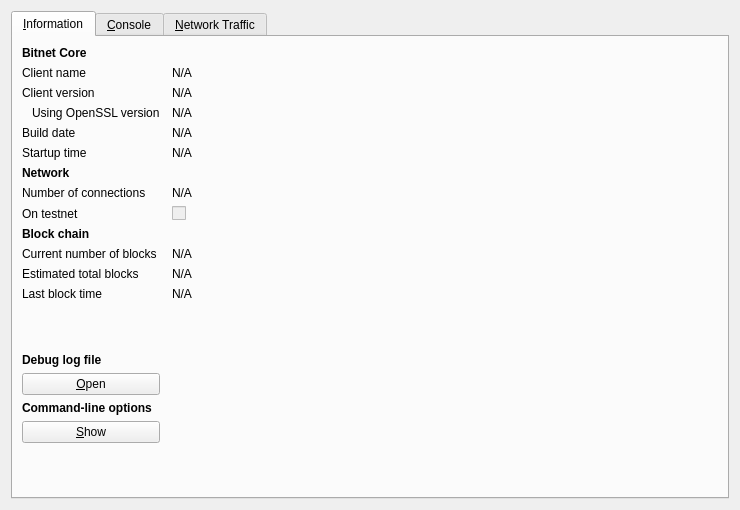
<?xml version="1.0" encoding="UTF-8"?>
<ui version="4.0">
 <class>RPCConsole</class>
 <widget class="QDialog" name="RPCConsole">
  <property name="geometry">
   <rect>
    <x>0</x>
    <y>0</y>
    <width>740</width>
    <height>510</height>
   </rect>
  </property>
  <property name="windowTitle">
   <string>Bitnet - Debug window</string>
  </property>
  <layout class="QVBoxLayout" name="verticalLayout_2">
   <item>
    <widget class="QTabWidget" name="tabWidget">
     <property name="currentIndex">
      <number>0</number>
     </property>
     <widget class="QWidget" name="tab_info">
      <attribute name="title">
       <string>&amp;Information</string>
      </attribute>
      <layout class="QGridLayout" name="gridLayout" columnstretch="0,1">
       <property name="horizontalSpacing">
        <number>12</number>
       </property>
       <item row="0" column="0">
        <widget class="QLabel" name="label_9">
         <property name="font">
          <font>
           <weight>75</weight>
           <bold>true</bold>
          </font>
         </property>
         <property name="text">
          <string>Bitnet Core</string>
         </property>
        </widget>
       </item>
       <item row="1" column="0">
        <widget class="QLabel" name="label_5">
         <property name="text">
          <string>Client name</string>
         </property>
        </widget>
       </item>
       <item row="1" column="1">
        <widget class="QLabel" name="clientName">
         <property name="cursor">
          <cursorShape>IBeamCursor</cursorShape>
         </property>
         <property name="text">
          <string>N/A</string>
         </property>
         <property name="textFormat">
          <enum>Qt::PlainText</enum>
         </property>
         <property name="textInteractionFlags">
          <set>Qt::LinksAccessibleByMouse|Qt::TextSelectableByKeyboard|Qt::TextSelectableByMouse</set>
         </property>
        </widget>
       </item>
       <item row="2" column="0">
        <widget class="QLabel" name="label_6">
         <property name="text">
          <string>Client version</string>
         </property>
        </widget>
       </item>
       <item row="2" column="1">
        <widget class="QLabel" name="clientVersion">
         <property name="cursor">
          <cursorShape>IBeamCursor</cursorShape>
         </property>
         <property name="text">
          <string>N/A</string>
         </property>
         <property name="textFormat">
          <enum>Qt::PlainText</enum>
         </property>
         <property name="textInteractionFlags">
          <set>Qt::LinksAccessibleByMouse|Qt::TextSelectableByKeyboard|Qt::TextSelectableByMouse</set>
         </property>
        </widget>
       </item>
       <item row="3" column="0">
        <widget class="QLabel" name="label_14">
         <property name="text">
          <string>Using OpenSSL version</string>
         </property>
         <property name="indent">
          <number>10</number>
         </property>
        </widget>
       </item>
       <item row="3" column="1">
        <widget class="QLabel" name="openSSLVersion">
         <property name="cursor">
          <cursorShape>IBeamCursor</cursorShape>
         </property>
         <property name="text">
          <string>N/A</string>
         </property>
         <property name="textFormat">
          <enum>Qt::PlainText</enum>
         </property>
         <property name="textInteractionFlags">
          <set>Qt::LinksAccessibleByMouse|Qt::TextSelectableByKeyboard|Qt::TextSelectableByMouse</set>
         </property>
        </widget>
       </item>
       <item row="4" column="0">
        <widget class="QLabel" name="label_12">
         <property name="text">
          <string>Build date</string>
         </property>
        </widget>
       </item>
       <item row="4" column="1">
        <widget class="QLabel" name="buildDate">
         <property name="cursor">
          <cursorShape>IBeamCursor</cursorShape>
         </property>
         <property name="text">
          <string>N/A</string>
         </property>
         <property name="textFormat">
          <enum>Qt::PlainText</enum>
         </property>
         <property name="textInteractionFlags">
          <set>Qt::LinksAccessibleByMouse|Qt::TextSelectableByKeyboard|Qt::TextSelectableByMouse</set>
         </property>
        </widget>
       </item>
       <item row="5" column="0">
        <widget class="QLabel" name="label_13">
         <property name="text">
          <string>Startup time</string>
         </property>
        </widget>
       </item>
       <item row="5" column="1">
        <widget class="QLabel" name="startupTime">
         <property name="cursor">
          <cursorShape>IBeamCursor</cursorShape>
         </property>
         <property name="text">
          <string>N/A</string>
         </property>
         <property name="textFormat">
          <enum>Qt::PlainText</enum>
         </property>
         <property name="textInteractionFlags">
          <set>Qt::LinksAccessibleByMouse|Qt::TextSelectableByKeyboard|Qt::TextSelectableByMouse</set>
         </property>
        </widget>
       </item>
       <item row="6" column="0">
        <widget class="QLabel" name="label_11">
         <property name="font">
          <font>
           <weight>75</weight>
           <bold>true</bold>
          </font>
         </property>
         <property name="text">
          <string>Network</string>
         </property>
        </widget>
       </item>
       <item row="7" column="0">
        <widget class="QLabel" name="label_7">
         <property name="text">
          <string>Number of connections</string>
         </property>
        </widget>
       </item>
       <item row="7" column="1">
        <widget class="QLabel" name="numberOfConnections">
         <property name="cursor">
          <cursorShape>IBeamCursor</cursorShape>
         </property>
         <property name="text">
          <string>N/A</string>
         </property>
         <property name="textFormat">
          <enum>Qt::PlainText</enum>
         </property>
         <property name="textInteractionFlags">
          <set>Qt::LinksAccessibleByMouse|Qt::TextSelectableByKeyboard|Qt::TextSelectableByMouse</set>
         </property>
        </widget>
       </item>
       <item row="8" column="0">
        <widget class="QLabel" name="label_8">
         <property name="text">
          <string>On testnet</string>
         </property>
        </widget>
       </item>
       <item row="8" column="1">
        <widget class="QCheckBox" name="isTestNet">
         <property name="enabled">
          <bool>false</bool>
         </property>
         <property name="text">
          <string/>
         </property>
        </widget>
       </item>
       <item row="9" column="0">
        <widget class="QLabel" name="label_10">
         <property name="font">
          <font>
           <weight>75</weight>
           <bold>true</bold>
          </font>
         </property>
         <property name="text">
          <string>Block chain</string>
         </property>
        </widget>
       </item>
       <item row="10" column="0">
        <widget class="QLabel" name="label_3">
         <property name="text">
          <string>Current number of blocks</string>
         </property>
        </widget>
       </item>
       <item row="10" column="1">
        <widget class="QLabel" name="numberOfBlocks">
         <property name="cursor">
          <cursorShape>IBeamCursor</cursorShape>
         </property>
         <property name="text">
          <string>N/A</string>
         </property>
         <property name="textFormat">
          <enum>Qt::PlainText</enum>
         </property>
         <property name="textInteractionFlags">
          <set>Qt::LinksAccessibleByMouse|Qt::TextSelectableByKeyboard|Qt::TextSelectableByMouse</set>
         </property>
        </widget>
       </item>
       <item row="11" column="0">
        <widget class="QLabel" name="label_4">
         <property name="text">
          <string>Estimated total blocks</string>
         </property>
        </widget>
       </item>
       <item row="11" column="1">
        <widget class="QLabel" name="totalBlocks">
         <property name="cursor">
          <cursorShape>IBeamCursor</cursorShape>
         </property>
         <property name="text">
          <string>N/A</string>
         </property>
         <property name="textFormat">
          <enum>Qt::PlainText</enum>
         </property>
         <property name="textInteractionFlags">
          <set>Qt::LinksAccessibleByMouse|Qt::TextSelectableByKeyboard|Qt::TextSelectableByMouse</set>
         </property>
        </widget>
       </item>
       <item row="12" column="0">
        <widget class="QLabel" name="label_2">
         <property name="text">
          <string>Last block time</string>
         </property>
        </widget>
       </item>
       <item row="12" column="1">
        <widget class="QLabel" name="lastBlockTime">
         <property name="cursor">
          <cursorShape>IBeamCursor</cursorShape>
         </property>
         <property name="text">
          <string>N/A</string>
         </property>
         <property name="textFormat">
          <enum>Qt::PlainText</enum>
         </property>
         <property name="textInteractionFlags">
          <set>Qt::LinksAccessibleByMouse|Qt::TextSelectableByKeyboard|Qt::TextSelectableByMouse</set>
         </property>
        </widget>
       </item>
       <item row="13" column="0">
        <spacer name="verticalSpacer_2">
         <property name="orientation">
          <enum>Qt::Vertical</enum>
         </property>
         <property name="sizeHint" stdset="0">
          <size>
           <width>20</width>
           <height>20</height>
          </size>
         </property>
        </spacer>
       </item>
       <item row="14" column="0">
        <widget class="QLabel" name="labelDebugLogfile">
         <property name="font">
          <font>
           <weight>75</weight>
           <bold>true</bold>
          </font>
         </property>
         <property name="text">
          <string>Debug log file</string>
         </property>
        </widget>
       </item>
       <item row="15" column="0">
        <widget class="QPushButton" name="openDebugLogfileButton">
         <property name="toolTip">
          <string>Open the Bitnet debug log file from the current data directory. This can take a few seconds for large log files.</string>
         </property>
         <property name="text">
          <string>&amp;Open</string>
         </property>
         <property name="autoDefault">
          <bool>false</bool>
         </property>
        </widget>
       </item>
       <item row="16" column="0">
        <widget class="QLabel" name="labelCLOptions">
         <property name="font">
          <font>
           <weight>75</weight>
           <bold>true</bold>
          </font>
         </property>
         <property name="text">
          <string>Command-line options</string>
         </property>
        </widget>
       </item>
       <item row="17" column="0">
        <widget class="QPushButton" name="showCLOptionsButton">
         <property name="toolTip">
          <string>Show the Bitnet-Qt help message to get a list with possible Bitnet command-line options.</string>
         </property>
         <property name="text">
          <string>&amp;Show</string>
         </property>
         <property name="autoDefault">
          <bool>false</bool>
         </property>
        </widget>
       </item>
       <item row="18" column="0">
        <spacer name="verticalSpacer">
         <property name="orientation">
          <enum>Qt::Vertical</enum>
         </property>
         <property name="sizeHint" stdset="0">
          <size>
           <width>20</width>
           <height>40</height>
          </size>
         </property>
        </spacer>
       </item>
      </layout>
     </widget>
     <widget class="QWidget" name="tab_console">
      <attribute name="title">
       <string>&amp;Console</string>
      </attribute>
      <layout class="QVBoxLayout" name="verticalLayout_3">
       <property name="spacing">
        <number>3</number>
       </property>
       <item>
        <widget class="QTextEdit" name="messagesWidget">
         <property name="minimumSize">
          <size>
           <width>0</width>
           <height>100</height>
          </size>
         </property>
         <property name="readOnly">
          <bool>true</bool>
         </property>
         <property name="tabKeyNavigation" stdset="0">
          <bool>false</bool>
         </property>
         <property name="columnCount" stdset="0">
          <number>2</number>
         </property>
        </widget>
       </item>
       <item>
        <layout class="QHBoxLayout" name="horizontalLayout">
         <property name="spacing">
          <number>3</number>
         </property>
         <item>
          <widget class="QLabel" name="label">
           <property name="text">
            <string notr="true">&gt;</string>
           </property>
          </widget>
         </item>
         <item>
          <widget class="QLineEdit" name="lineEdit"/>
         </item>
         <item>
          <widget class="QPushButton" name="clearButton">
           <property name="maximumSize">
            <size>
             <width>24</width>
             <height>24</height>
            </size>
           </property>
           <property name="toolTip">
            <string>Clear console</string>
           </property>
           <property name="text">
            <string/>
           </property>
           <property name="icon">
            <iconset resource="../bitcoin.qrc">
             <normaloff>:/icons/remove</normaloff>:/icons/remove</iconset>
           </property>
           <property name="shortcut">
            <string notr="true">Ctrl+L</string>
           </property>
           <property name="autoDefault">
            <bool>false</bool>
           </property>
          </widget>
         </item>
        </layout>
       </item>
      </layout>
     </widget>
     <widget class="QWidget" name="tab">
      <attribute name="title">
       <string>&amp;Network Traffic</string>
      </attribute>
      <layout class="QHBoxLayout" name="horizontalLayout_3">
       <item>
        <layout class="QVBoxLayout" name="verticalLayout_4">
         <item>
          <widget class="TrafficGraphWidget" name="trafficGraph" native="true">
           <property name="sizePolicy">
            <sizepolicy hsizetype="Expanding" vsizetype="Expanding">
             <horstretch>0</horstretch>
             <verstretch>0</verstretch>
            </sizepolicy>
           </property>
          </widget>
         </item>
         <item>
          <layout class="QHBoxLayout" name="horizontalLayout_2">
           <item>
            <widget class="QSlider" name="sldGraphRange">
             <property name="minimum">
              <number>1</number>
             </property>
             <property name="maximum">
              <number>288</number>
             </property>
             <property name="pageStep">
              <number>12</number>
             </property>
             <property name="value">
              <number>6</number>
             </property>
             <property name="orientation">
              <enum>Qt::Horizontal</enum>
             </property>
            </widget>
           </item>
           <item>
            <widget class="QLabel" name="lblGraphRange">
             <property name="minimumSize">
              <size>
               <width>100</width>
               <height>0</height>
              </size>
             </property>
             <property name="alignment">
              <set>Qt::AlignCenter</set>
             </property>
            </widget>
           </item>
           <item>
            <widget class="QPushButton" name="btnClearTrafficGraph">
             <property name="text">
              <string>&amp;Clear</string>
             </property>
            </widget>
           </item>
          </layout>
         </item>
        </layout>
       </item>
       <item>
        <layout class="QVBoxLayout" name="verticalLayout">
         <item>
          <widget class="QGroupBox" name="groupBox">
           <property name="title">
            <string>Totals</string>
           </property>
           <layout class="QVBoxLayout" name="verticalLayout_5">
            <item>
             <layout class="QHBoxLayout" name="horizontalLayout_4">
              <item>
               <widget class="Line" name="line">
                <property name="sizePolicy">
                 <sizepolicy hsizetype="Fixed" vsizetype="Fixed">
                  <horstretch>0</horstretch>
                  <verstretch>0</verstretch>
                 </sizepolicy>
                </property>
                <property name="minimumSize">
                 <size>
                  <width>10</width>
                  <height>0</height>
                 </size>
                </property>
                <property name="palette">
                 <palette>
                  <active>
                   <colorrole role="Light">
                    <brush brushstyle="SolidPattern">
                     <color alpha="255">
                      <red>0</red>
                      <green>255</green>
                      <blue>0</blue>
                     </color>
                    </brush>
                   </colorrole>
                  </active>
                  <inactive>
                   <colorrole role="Light">
                    <brush brushstyle="SolidPattern">
                     <color alpha="255">
                      <red>0</red>
                      <green>255</green>
                      <blue>0</blue>
                     </color>
                    </brush>
                   </colorrole>
                  </inactive>
                  <disabled>
                   <colorrole role="Light">
                    <brush brushstyle="SolidPattern">
                     <color alpha="255">
                      <red>0</red>
                      <green>255</green>
                      <blue>0</blue>
                     </color>
                    </brush>
                   </colorrole>
                  </disabled>
                 </palette>
                </property>
                <property name="orientation">
                 <enum>Qt::Horizontal</enum>
                </property>
               </widget>
              </item>
              <item>
               <widget class="QLabel" name="label_16">
                <property name="text">
                 <string>In:</string>
                </property>
               </widget>
              </item>
              <item>
               <widget class="QLabel" name="lblBytesIn">
                <property name="minimumSize">
                 <size>
                  <width>50</width>
                  <height>0</height>
                 </size>
                </property>
                <property name="alignment">
                 <set>Qt::AlignRight|Qt::AlignTrailing|Qt::AlignVCenter</set>
                </property>
               </widget>
              </item>
             </layout>
            </item>
            <item>
             <layout class="QHBoxLayout" name="horizontalLayout_5">
              <item>
               <widget class="Line" name="line_2">
                <property name="sizePolicy">
                 <sizepolicy hsizetype="Fixed" vsizetype="Fixed">
                  <horstretch>0</horstretch>
                  <verstretch>0</verstretch>
                 </sizepolicy>
                </property>
                <property name="minimumSize">
                 <size>
                  <width>10</width>
                  <height>0</height>
                 </size>
                </property>
                <property name="palette">
                 <palette>
                  <active>
                   <colorrole role="Light">
                    <brush brushstyle="SolidPattern">
                     <color alpha="255">
                      <red>255</red>
                      <green>0</green>
                      <blue>0</blue>
                     </color>
                    </brush>
                   </colorrole>
                  </active>
                  <inactive>
                   <colorrole role="Light">
                    <brush brushstyle="SolidPattern">
                     <color alpha="255">
                      <red>255</red>
                      <green>0</green>
                      <blue>0</blue>
                     </color>
                    </brush>
                   </colorrole>
                  </inactive>
                  <disabled>
                   <colorrole role="Light">
                    <brush brushstyle="SolidPattern">
                     <color alpha="255">
                      <red>255</red>
                      <green>0</green>
                      <blue>0</blue>
                     </color>
                    </brush>
                   </colorrole>
                  </disabled>
                 </palette>
                </property>
                <property name="orientation">
                 <enum>Qt::Horizontal</enum>
                </property>
               </widget>
              </item>
              <item>
               <widget class="QLabel" name="label_17">
                <property name="text">
                 <string>Out:</string>
                </property>
               </widget>
              </item>
              <item>
               <widget class="QLabel" name="lblBytesOut">
                <property name="minimumSize">
                 <size>
                  <width>50</width>
                  <height>0</height>
                 </size>
                </property>
                <property name="alignment">
                 <set>Qt::AlignRight|Qt::AlignTrailing|Qt::AlignVCenter</set>
                </property>
               </widget>
              </item>
             </layout>
            </item>
            <item>
             <spacer name="verticalSpacer_4">
              <property name="orientation">
               <enum>Qt::Vertical</enum>
              </property>
              <property name="sizeHint" stdset="0">
               <size>
                <width>20</width>
                <height>407</height>
               </size>
              </property>
             </spacer>
            </item>
           </layout>
          </widget>
         </item>
        </layout>
       </item>
      </layout>
     </widget>
    </widget>
   </item>
  </layout>
 </widget>
 <customwidgets>
  <customwidget>
   <class>TrafficGraphWidget</class>
   <extends>QWidget</extends>
   <header>trafficgraphwidget.h</header>
   <container>1</container>
   <slots>
    <slot>clear()</slot>
   </slots>
  </customwidget>
 </customwidgets>
 <resources>
  <include location="../bitcoin.qrc"/>
 </resources>
 <connections/>
</ui>
